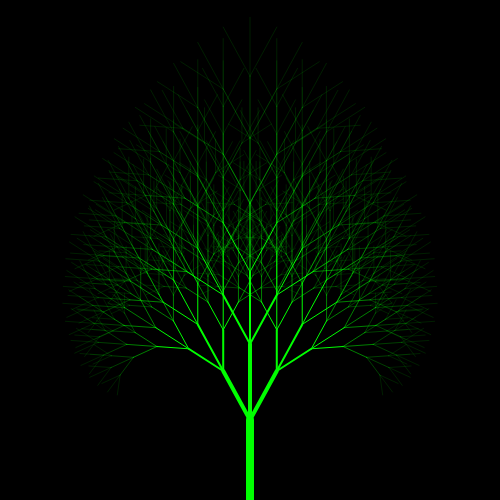
Frame 1 (no input)
Frame 60 (no input): identical to frame 1, image omitted
Frame 120 (the mouse pressed at the canvas centre since frame 60): identical to frame 1, image omitted

The p5.js sketch that drew this single still picture (run headless with seeded random() and noise() and a simulated clock; from frame 60 on, the mouse is pressed at the canvas centre):

// p5.js sketch
// ── sketch.js
/**
 * Reference:
 * https://p5js.org/reference/#/p5/line
 * 
 * Examples: 
 * https://p5js.org/examples/form-points-and-lines.html
 * 
 */


gDelta = 0.5;

function setup() {
    createCanvas(500, 500);

            // https://p5js.org/reference/#/p5/frameRate
    // For later test 
    
}



function draw() {
    background(0);

    startPos = createVector(250, 500);
    branchVec = createVector(0, -80);
   
    drawBranch(startPos, branchVec, 8);
}

function drawBranch(startPos, branchVec, width) {
    if(width < 0.1 || branchVec.mag() < 0.1) {
        return;
    }

    //stroke(0, 255, 0);
    //colorMode(HSB, 100);
    stroke(0, 255, 0);
    //stroke(width * 100, 100, 100);
    strokeWeight(width);

    let endPoint = p5.Vector.add(startPos, branchVec);
    line(startPos.x, startPos.y, endPoint.x, endPoint.y);
    
    let newWidth = width * 0.5;

    branchVec = branchVec.mult(0.95);

    drawBranch(endPoint, branchVec, newWidth);

    let rightVec = branchVec.copy();
    rightVec.rotate(gDelta);
    drawBranch(endPoint, rightVec, newWidth);

    let leftVec = branchVec.copy();
    leftVec.rotate(-gDelta);
    drawBranch(endPoint, leftVec, newWidth);

    //leftVec = branchVec.rotate(gDelta);
    //drawBranch(endPoint, leftVec, width * 0.75);
}
